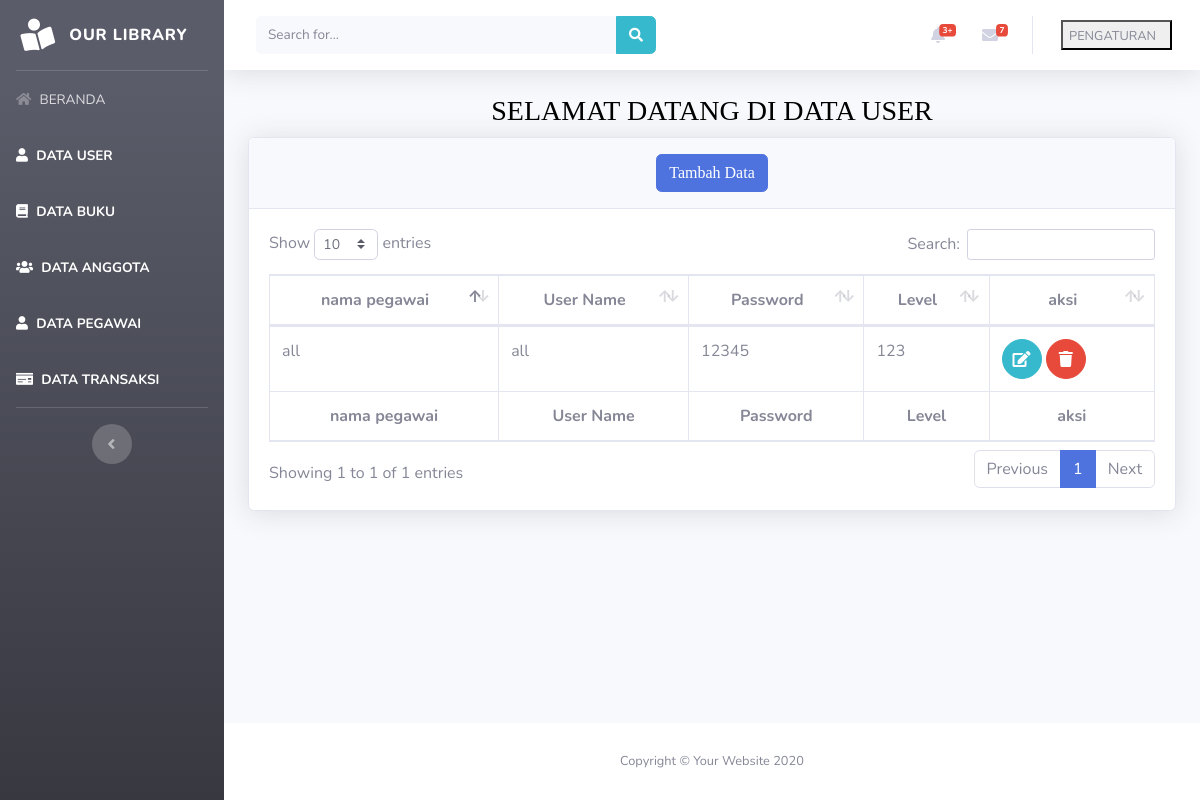
Page /beranda.php?page=user on the committed database.
### tables this page shows
CREATE TABLE `tabel_user` (
  `id_user` int(5) NOT NULL,
  `id_pegawai` int(5) NOT NULL,
  `username` varchar(50) NOT NULL,
  `password` varchar(50) NOT NULL,
  `level` int(1) NOT NULL,
  `dibuatpada` datetime NOT NULL
);

CREATE TABLE `tabel_pegawai` (
  `id_pegawai` int(5) NOT NULL,
  `nama_pegawai` varchar(50) NOT NULL,
  `jenis_kelamin` enum('l','p') NOT NULL,
  `alamat` text NOT NULL,
  `no_hp` varchar(20) NOT NULL,
  `jabatan` varchar(30) NOT NULL
);

### views/user/user.php (the view, shortened to what this page needs)
                <div class="container-fluid">
                    <h1 class="h3 mb-2 text-gray-800" align="center"><font color="black" face="fantasy">SELAMAT DATANG DI DATA USER</font></h1>
                    <div class="card shadow mb-4">
                        <div class="card-header py-3" align="center">
                            <a href="beranda.php?page=user&aksi=add">
                                <button class="btn btn-primary"><font color="white" face="fantasy">Tambah Data</font></button>
                            </a>
                        </div>
                        <div class="card-body">
                            <div class="table-responsive">
                                <table class="table table-bordered" id="dataTable" width="100%" cellspacing="0">
                                    <thead>
                                        <tr align="center">
                                            <th>nama pegawai</th>
                                            <th>User Name</th>
                                            <th>Password</th>
                                            <th>Level</th>
                                            <th>aksi</th>
                                        </tr>
                                    </thead>
                                    <tfoot>
                                        <tr align="center">
                                           <th>nama pegawai</th>
                                           <th>User Name</th>
                                           <th>Password</th>
                                           <th>Level</th>
                                           <th>aksi</th>
                                        </tr>
                                    </tfoot>
<tbody>
                                        <?php
                                        $sql = "select u.*,p.nama_pegawai from tabel_user U left join tabel_pegawai p on u.id_pegawai = p.id_pegawai";
                                        $show = $database->query($sql);
                                        foreach($show as $user):
                                    ?>
                                        <tr>
                                            <td><?php echo $user['nama_pegawai']?></td>
                                            <td><?php echo $user['username']?></td>
                                            <td><?php echo $user['password']?></td>
                                            <td><?php echo $user['level']?></td>
                                            <td>
                                            <a href="beranda.php?page=user&aksi=edit&id=<?php echo $user['id_user']?>"
                                                class="btn btn-info btn-circle">
                                                    <i class="fas fa-edit"></i>
                                                    </a>
                                                <a href="model/user/prosesdeleteuser.php?id=<?php echo $user['id_user']?>"
                                                class="btn btn-danger btn-circle">
                                                    <i class="fas fa-trash"></i>
                                                    </a>
                                            </td>
                                        </tr>
                                        <?php endforeach; ?>
                                        </tbody>
                                </table>
                            </div>
                        </div>
                    </div>
                </div>

### rows in the picture
tabel_user: id_pegawai.nama_pegawai "all", username "all", password "12345", level "123"
